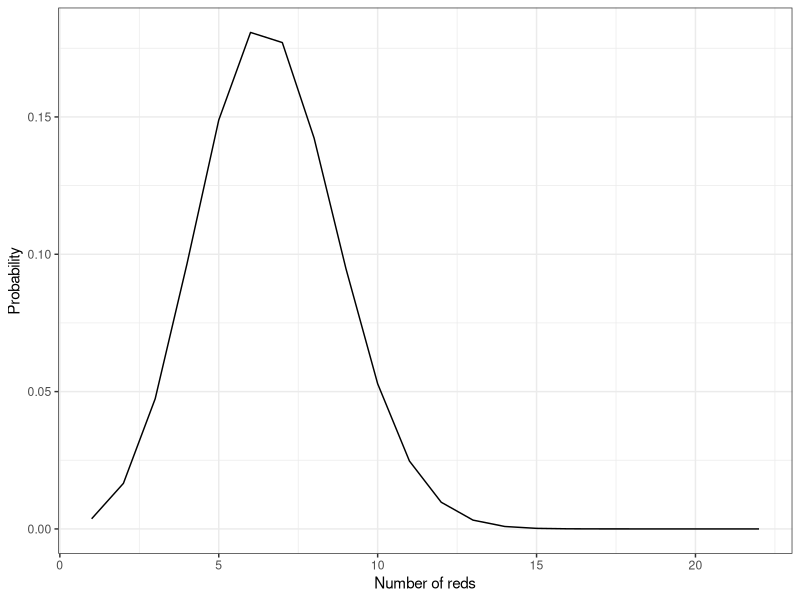
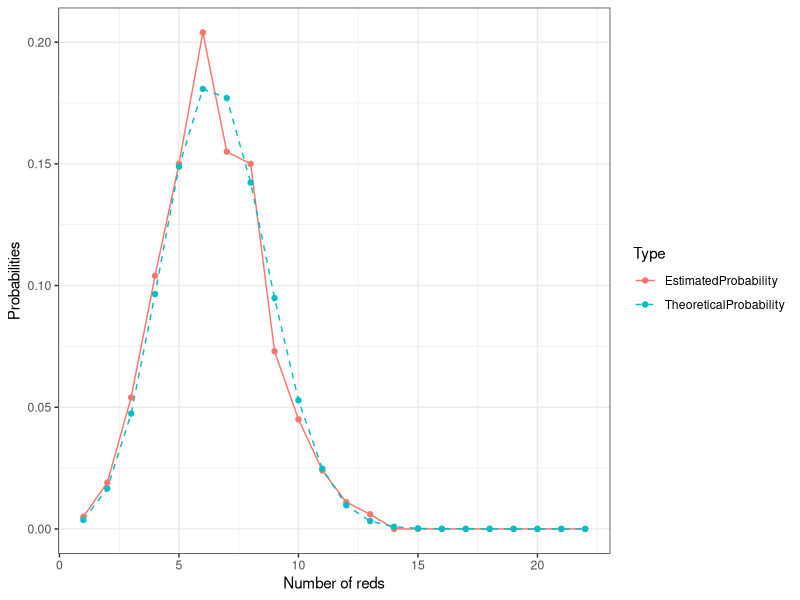

Generate these figures, in order, with R:
## ---- chunk 1
knitr::opts_chunk$set(echo = TRUE)
library(tidyverse)
## ---- chunk 2
num_red_balls <- 3
num_blue_balls <- 7
total_draws <- 22
prob_red_spheres <- function(z){
  total_balls <- num_red_balls + num_blue_balls
  prob <- choose(total_draws,z) * (num_red_balls/total_balls)^z * (num_blue_balls/total_balls)^{total_draws-z}
  return(prob)
}

prob_red_spheres(10)
## ---- chunk 3
num_reds=seq(22)
prob_by_num_reds <- data.frame(num_reds, prob=prob_red_spheres(num_reds))

prob_by_num_reds %>% head(3)
## ---- chunk 4
ggplot(prob_by_num_reds, aes(x=num_reds, y=prob)) + geom_line() + xlab('Number of reds') + ylab('Probability') + theme_bw()
## ---- chunk 5
sample(10, 22, replace=TRUE)

## Setting the random seed just once
set.seed(0)
for(i in 1:5){
print(sample(100,5,replace=FALSE))
# The result may well differ every time
}
## Resetting the random seed every time
for(i in 1:5){
set.seed(1)
print(sample(100,5,replace=FALSE))
# The result should not change
}
## ---- chunk 6
num_trials<-1000 # set the number of trials
set.seed(0) # set the random seed
sampling_with_replacement_simulation<-data.frame(trial=1:num_trials) %>%
mutate(sample_balls = map(.x=trial, ~sample(10,22, replace = TRUE)))
# generate collection of num_trials simulations

sampling_with_replacement_simulation <- sampling_with_replacement_simulation %>%
mutate(num_reds = map_dbl( .x=sample_balls, ~ sum(.x<=3) ) )
## ---- chunk 7
num_reds_in_simulation<-sampling_with_replacement_simulation %>%
pull(num_reds)

# we extract a vector corresponding to the number of reds in each trial
prob_by_num_reds<-prob_by_num_reds %>%
mutate(predicted_prob=map_dbl(.x=num_reds,~sum(num_reds_in_simulation==.x))/num_trials)
# add a column which gives the number of trials with a given number of reds
## ---- chunk 8
prob_by_num_reds %>%
rename(TheoreticalProbability=prob, EstimatedProbability=predicted_prob) %>%
pivot_longer(cols=c("EstimatedProbability","TheoreticalProbability"),
names_to="Type",values_to="count") %>%
ggplot(aes(num_reds,count)) +
geom_line(aes(linetype=Type, color=Type)) + geom_point(aes(color=Type)) +
scale_linetype_manual(values = c("solid", "dashed"))+
theme_bw() + xlab("Number of reds") + ylab("Probabilities")
## ---- chunk 9
# Step 1
set.seed(0) # set the random seed
# Step 2
num_trials <- 1000 # set the number of trials
sample_size <- 10
# Step 3
sampling_without_replacement_simulation <- data.frame(trial=1:num_trials) %>%
mutate(sample_balls=map(.x=trial,~sample(100,sample_size,replace = FALSE)))
# generate collection of num_trials simulations

# Step 4
sampling_without_replacement_simulation <- sampling_without_replacement_simulation %>%
mutate(num_reds=map_dbl(.x=sample_balls, ~sum((.x<=50))),
num_blues=map_dbl(.x=sample_balls, ~sum((.x>50)*(.x<=80))),
num_greens=map_dbl(.x=sample_balls, ~sum((.x>80))),
)

# Step 5
sampling_without_replacement_simulation <- sampling_without_replacement_simulation %>%
mutate(mun_minimum=pmin(num_reds, num_blues, num_greens))
# Step 6
proportion_zero = mean(sampling_without_replacement_simulation$mun_minimum==0)
print(proportion_zero)

## ---- chunk 10
num1 <- choose(50,10) + choose(70,10) + choose(80,10) -
choose(20,10) - choose(30,10) - choose(50,10)
num2 <- choose(100,10)
probs_A <- num1/num2
print(probs_A)
